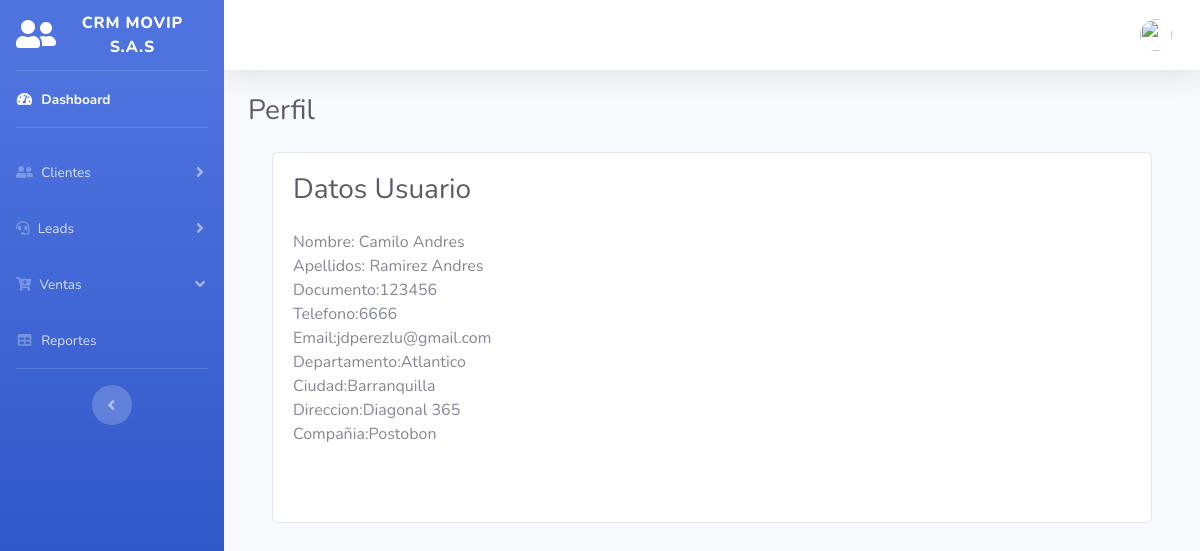
/verperfil.php (signed in), run on an earlier commit of the app's database.
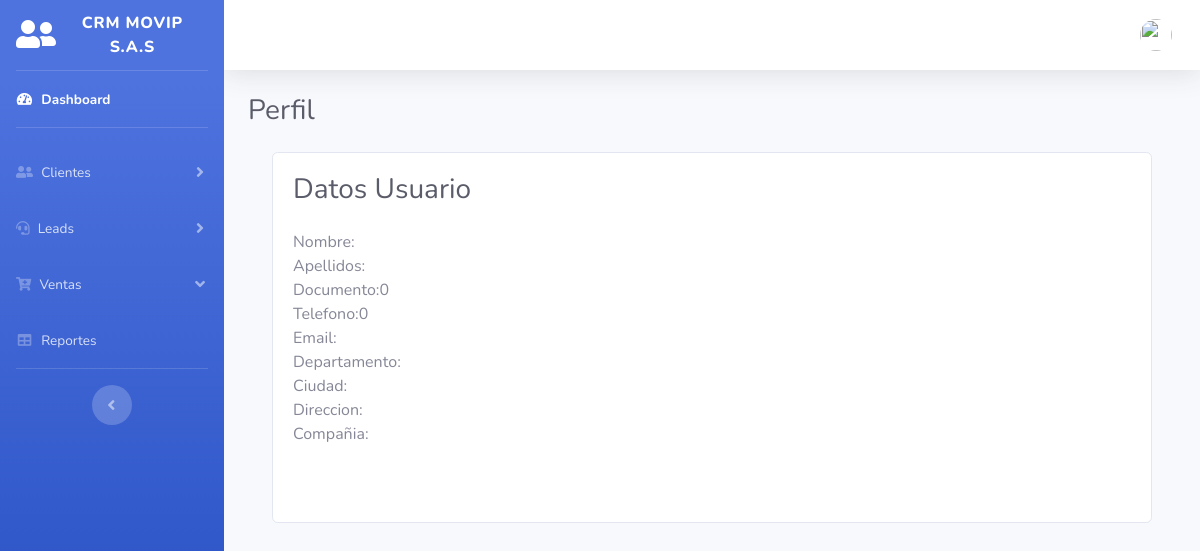
And on a later commit of the database.
### tables this page shows
CREATE TABLE `leads` (
  `id_lead` int(10) NOT NULL,
  `nombre_lead` varchar(50) NOT NULL,
  `segundo_nombre_lead` varchar(50) NOT NULL,
  `primer_apellido_lead` varchar(50) NOT NULL,
  `segundo_apellido_lead` varchar(50) NOT NULL,
  `tipodocumento_lead` varchar(100) NOT NULL,
  `documento_lead` int(20) NOT NULL,
  `telefono_lead` bigint(100) NOT NULL,
  `email_lead` varchar(50) NOT NULL,
  `departamento_lead` varchar(100) NOT NULL,
  `ciudad_lead` varchar(30) NOT NULL,
  `direccion_lead` varchar(100) NOT NULL,
  `estado_lead` int(20) NOT NULL,
  `compañia_lead` varchar(100) NOT NULL,
  `asignado_lead` varchar(30) NOT NULL,
  `comentario_lead` text NOT NULL,
  `recurso_lead` varchar(50) NOT NULL
);

### verperfil.php (the view, shortened to what the changed rows need)
<?php
include("conlead.php");
$id_usuario = $_SESSION['id_usuario'];
?>
<!DOCTYPE html>
<html lang="en">
<head>
  <link href="vendor/fontawesome-free/css/all.min.css" rel="stylesheet" type="text/css">
  <link href="css/sb-admin-2.min.css" rel="stylesheet">
</head>
<body id="page-top">
  <div id="wrapper">
    <div id="content-wrapper" class="d-flex flex-column">
      <div id="content">
        <div class="container-fluid">
          <div class="d-sm-flex align-items-center justify-content-between mb-4">
            <h1 class="h3 mb-0 text-gray-800">Perfil </h1>
          </div>
          <fieldset>
            <div class="container p-8">
              <div class="group">
                <div class="card card-body">
                  <div class="form-group" id="responsive-form">
                    <fieldset>
                      <h1 class="h3 mb-0 text-gray-800">Datos Usuario </h1>
                      <br>
                      <?php
                      $sql = "SELECT * FROM leads where id_lead = $id_usuario";
                      $result = mysqli_query($conexion2, $sql);
                      while ($mostrar = mysqli_fetch_array($result)) {
                        echo "Nombre: ";
                        echo $mostrar['nombre_lead'],' ',$mostrar['segundo_nombre_lead'];
                        echo "<br>";
                        echo "Apellidos: ";
                        echo $mostrar['primer_apellido_lead'],' ',$mostrar['segundo_nombre_lead'];
                        echo "<br>";
                        echo "Documento:";
                        echo $mostrar['documento_lead'];
                        echo "<br>";
                        echo "Telefono:";
                        echo $mostrar['telefono_lead'];
                        echo "<br>";
                        echo "Email:";
                        echo $mostrar['email_lead'];
                        echo "<br>";
                        echo "Departamento:";
                        echo $mostrar['departamento_lead'];
                        echo"<br>";
                        echo "Ciudad:";
                        echo $mostrar['ciudad_lead'];
                        echo"<br>";
                        echo "Direccion:";
                        echo $mostrar['direccion_lead'];
                        echo"<br>";
                        echo "Compañia:";
                        echo $mostrar['compañia_lead'];
                      }
                      ?>
                  </div>
                </div>
              </div>
            </div>
        </div>
      </div>
    </div>
  </div>
</body>
</html>

What changed in the data, as far as the page shows it:
changed leads: documento_lead "123456" → "0"; telefono_lead "6666" → "0"; nombre_lead "Camilo" → (not shown); segundo_nombre_lead "Andres" → (not shown); primer_apellido_lead "Ramirez" → (not shown); email_lead "jdperezlu@gmail.com" → (not shown); departamento_lead "Atlantico" → (not shown); ciudad_lead "Barranquilla" → (not shown); direccion_lead "Diagonal 365" → (not shown); compañia_lead "Postobon" → (not shown)
